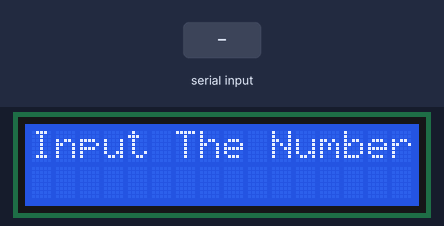
A sketch run on a simulated Arduino Uno, built with avr-gcc and run on an emulated ATmega328P. Shown: 16×2 character LCD. The test bench sets the inputs (shaded band).

Above: at 1.2 s.
1.3 s: "90/45\n" received over Serial
At 3.0 s:
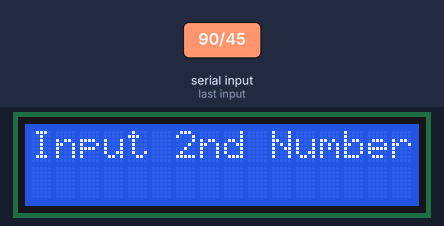
3.8 s: "+" received over Serial
At 5.9 s:
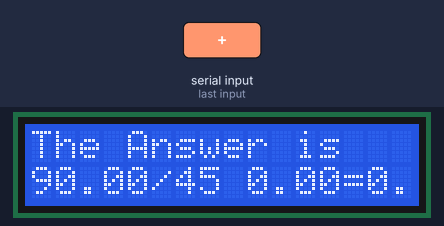
6.3 s: "30/150\n" received over Serial
At 9.5 s:
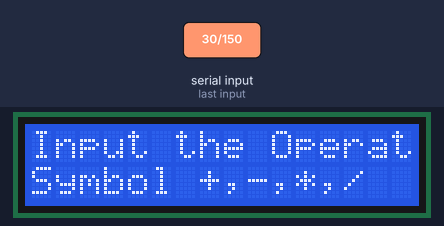
Timing chart, 0 to 11.0 s (numbered marks = the images above; inputs shaded):
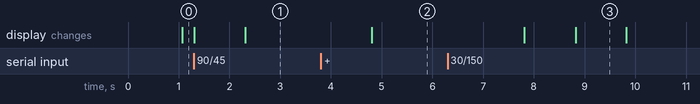

The sketch:

LCD_claculator.ino
```cpp
#include<LiquidCrystal.h>
int rs=2;
int en =3;
int d4 =4;
int d5 =5;
int d6 =6;
int d7 =7;
int ans;
int dt =1000;
float num1;
float num2;
String symbol;
float answer;
LiquidCrystal lcd(rs,en,d4,d5,d6,d7);
void setup() {
  // put your setup code here, to run once:
lcd.begin(16,2);
Serial.begin(9600);
}

void loop() {
  // put your main code here, to run repeatedly:
lcd.setCursor(0,0);
lcd.print("CALCULATOR");
delay(dt);
lcd.clear();
lcd.print("Input The Number");
while(Serial.available()==0){

}
num1 = Serial.parseFloat();
lcd.clear();
lcd.print("Input the Operation");
lcd.setCursor(0,1);
lcd.print("Symbol +,-,*,/");
while(Serial.available()==0){
}
symbol = Serial.readString();
lcd.clear();
lcd.print("Input 2nd Number");
while(Serial.available()==0){
}
num2 = Serial.parseFloat();
if(symbol == "+") {
 answer = num1 + num2; }
 if(symbol == "-") {
 answer = num1 - num2; }
 if(symbol == "*") {
 answer = num1 * num2; }
 if(symbol == "/") {
 answer = num1 / num2; }
 ans = answer;
lcd.clear();
lcd.setCursor(0,0);
lcd.print("The Answer is");
lcd.setCursor(0,1);
lcd.print(num1);
lcd.print( symbol);
lcd.print(num2);
lcd.print("=");
lcd.print(answer);
delay(3000);
lcd.clear();
}
```

Measured:
- after the input at 1.3 s, the display: first changes at once (image 1 shows a later state)
- after the input at 3.8 s, the display: changes after 1.0 s (image 2)
- after the input at 6.3 s, the display: first differs from a run without the input after 2.5 s (image 3)
